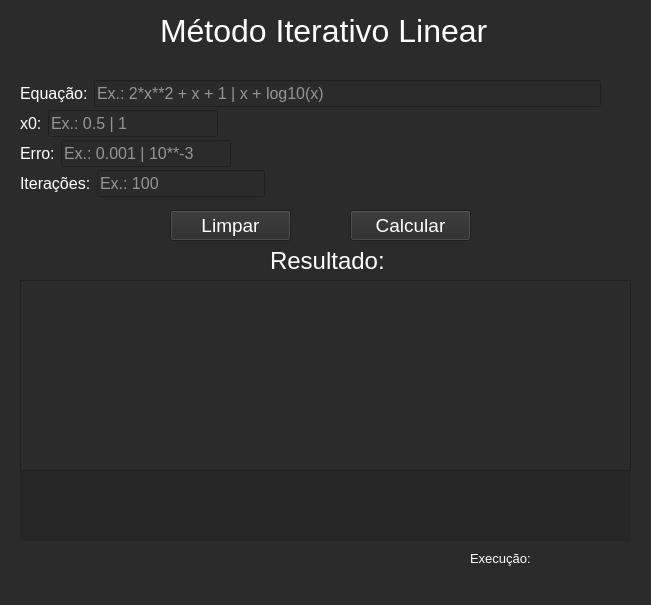
<?xml version="1.0" encoding="UTF-8"?>
<ui version="4.0">
 <class>MainWindow</class>
 <widget class="QMainWindow" name="MainWindow">
  <property name="geometry">
   <rect>
    <x>0</x>
    <y>0</y>
    <width>651</width>
    <height>605</height>
   </rect>
  </property>
  <property name="windowTitle">
   <string>MainWindow</string>
  </property>
  <property name="styleSheet">
   <string notr="true">background-color: rgb(43, 43, 43);</string>
  </property>
  <widget class="QWidget" name="centralwidget">
   <widget class="QLabel" name="label">
    <property name="geometry">
     <rect>
      <x>160</x>
      <y>0</y>
      <width>331</width>
      <height>61</height>
     </rect>
    </property>
    <property name="font">
     <font>
      <pointsize>24</pointsize>
     </font>
    </property>
    <property name="styleSheet">
     <string notr="true">color: rgb(255, 255, 255);</string>
    </property>
    <property name="text">
     <string>Método Iterativo Linear</string>
    </property>
   </widget>
   <widget class="QLabel" name="labelResult">
    <property name="geometry">
     <rect>
      <x>20</x>
      <y>470</y>
      <width>611</width>
      <height>71</height>
     </rect>
    </property>
    <property name="font">
     <font>
      <pointsize>16</pointsize>
     </font>
    </property>
    <property name="layoutDirection">
     <enum>Qt::LeftToRight</enum>
    </property>
    <property name="styleSheet">
     <string notr="true">color: rgb(255, 255, 255);
background-color: rgb(38, 38, 38);</string>
    </property>
    <property name="text">
     <string/>
    </property>
    <property name="alignment">
     <set>Qt::AlignCenter</set>
    </property>
   </widget>
   <widget class="QPushButton" name="but_calc">
    <property name="geometry">
     <rect>
      <x>350</x>
      <y>210</y>
      <width>121</width>
      <height>31</height>
     </rect>
    </property>
    <property name="font">
     <font>
      <pointsize>14</pointsize>
     </font>
    </property>
    <property name="styleSheet">
     <string notr="true">color: rgb(255, 255, 255);</string>
    </property>
    <property name="text">
     <string>Calcular</string>
    </property>
   </widget>
   <widget class="QTableWidget" name="tableWidget">
    <property name="geometry">
     <rect>
      <x>20</x>
      <y>280</y>
      <width>611</width>
      <height>191</height>
     </rect>
    </property>
    <property name="font">
     <font>
      <pointsize>12</pointsize>
     </font>
    </property>
    <property name="styleSheet">
     <string notr="true">color: rgb(255, 255, 255);
border-color: rgb(38, 38, 38);</string>
    </property>
   </widget>
   <widget class="QLabel" name="label_6">
    <property name="geometry">
     <rect>
      <x>270</x>
      <y>250</y>
      <width>131</width>
      <height>21</height>
     </rect>
    </property>
    <property name="font">
     <font>
      <pointsize>18</pointsize>
     </font>
    </property>
    <property name="styleSheet">
     <string notr="true">color: rgb(255, 255, 255);</string>
    </property>
    <property name="text">
     <string>Resultado:</string>
    </property>
   </widget>
   <widget class="QPushButton" name="but_clear">
    <property name="geometry">
     <rect>
      <x>170</x>
      <y>210</y>
      <width>121</width>
      <height>31</height>
     </rect>
    </property>
    <property name="font">
     <font>
      <pointsize>14</pointsize>
     </font>
    </property>
    <property name="styleSheet">
     <string notr="true">color: rgb(255, 255, 255);</string>
    </property>
    <property name="text">
     <string>Limpar</string>
    </property>
   </widget>
   <widget class="QWidget" name="layoutWidget">
    <property name="geometry">
     <rect>
      <x>20</x>
      <y>110</y>
      <width>198</width>
      <height>27</height>
     </rect>
    </property>
    <layout class="QHBoxLayout" name="horizontalLayout">
     <item>
      <widget class="QLabel" name="label_3">
       <property name="font">
        <font>
         <pointsize>12</pointsize>
        </font>
       </property>
       <property name="styleSheet">
        <string notr="true">color: rgb(255, 255, 255);</string>
       </property>
       <property name="text">
        <string>x0:</string>
       </property>
      </widget>
     </item>
     <item>
      <widget class="QLineEdit" name="inp_x0">
       <property name="font">
        <font>
         <pointsize>12</pointsize>
        </font>
       </property>
       <property name="styleSheet">
        <string notr="true">color: rgb(255, 255, 255);</string>
       </property>
       <property name="placeholderText">
        <string>Ex.: 0.5 | 1</string>
       </property>
      </widget>
     </item>
    </layout>
   </widget>
   <widget class="QWidget" name="layoutWidget">
    <property name="geometry">
     <rect>
      <x>20</x>
      <y>140</y>
      <width>211</width>
      <height>27</height>
     </rect>
    </property>
    <layout class="QHBoxLayout" name="horizontalLayout_2">
     <item>
      <widget class="QLabel" name="label_4">
       <property name="font">
        <font>
         <pointsize>12</pointsize>
        </font>
       </property>
       <property name="styleSheet">
        <string notr="true">color: rgb(255, 255, 255);</string>
       </property>
       <property name="text">
        <string>Erro:</string>
       </property>
      </widget>
     </item>
     <item>
      <widget class="QLineEdit" name="inp_e">
       <property name="font">
        <font>
         <pointsize>12</pointsize>
        </font>
       </property>
       <property name="styleSheet">
        <string notr="true">color: rgb(255, 255, 255);</string>
       </property>
       <property name="text">
        <string/>
       </property>
       <property name="placeholderText">
        <string>Ex.: 0.001 | 10**-3</string>
       </property>
      </widget>
     </item>
    </layout>
   </widget>
   <widget class="QWidget" name="layoutWidget">
    <property name="geometry">
     <rect>
      <x>20</x>
      <y>170</y>
      <width>245</width>
      <height>27</height>
     </rect>
    </property>
    <layout class="QHBoxLayout" name="horizontalLayout_3">
     <item>
      <widget class="QLabel" name="label_5">
       <property name="font">
        <font>
         <pointsize>12</pointsize>
        </font>
       </property>
       <property name="styleSheet">
        <string notr="true">color: rgb(255, 255, 255);</string>
       </property>
       <property name="text">
        <string>Iterações:</string>
       </property>
      </widget>
     </item>
     <item>
      <widget class="QLineEdit" name="inp_N">
       <property name="font">
        <font>
         <pointsize>12</pointsize>
        </font>
       </property>
       <property name="styleSheet">
        <string notr="true">color: rgb(255, 255, 255);</string>
       </property>
       <property name="text">
        <string/>
       </property>
       <property name="placeholderText">
        <string>Ex.: 100</string>
       </property>
      </widget>
     </item>
    </layout>
   </widget>
   <widget class="QWidget" name="layoutWidget">
    <property name="geometry">
     <rect>
      <x>20</x>
      <y>80</y>
      <width>581</width>
      <height>27</height>
     </rect>
    </property>
    <layout class="QHBoxLayout" name="horizontalLayout_4">
     <item>
      <widget class="QLabel" name="label_2">
       <property name="font">
        <font>
         <pointsize>12</pointsize>
        </font>
       </property>
       <property name="styleSheet">
        <string notr="true">color: rgb(255, 255, 255);</string>
       </property>
       <property name="text">
        <string>Equação:</string>
       </property>
      </widget>
     </item>
     <item>
      <widget class="QLineEdit" name="inp_expr_MPF">
       <property name="font">
        <font>
         <pointsize>12</pointsize>
        </font>
       </property>
       <property name="styleSheet">
        <string notr="true">color: rgb(255, 255, 255);</string>
       </property>
       <property name="inputMask">
        <string/>
       </property>
       <property name="text">
        <string/>
       </property>
       <property name="placeholderText">
        <string>Ex.: 2*x**2 + x + 1 | x + log10(x)</string>
       </property>
      </widget>
     </item>
    </layout>
   </widget>
   <widget class="QLabel" name="label_7">
    <property name="geometry">
     <rect>
      <x>470</x>
      <y>550</y>
      <width>61</width>
      <height>16</height>
     </rect>
    </property>
    <property name="font">
     <font>
      <pointsize>10</pointsize>
     </font>
    </property>
    <property name="styleSheet">
     <string notr="true">color: rgb(255, 255, 255);</string>
    </property>
    <property name="text">
     <string>Execução:</string>
    </property>
   </widget>
   <widget class="QLabel" name="lblTempExib">
    <property name="geometry">
     <rect>
      <x>540</x>
      <y>550</y>
      <width>81</width>
      <height>16</height>
     </rect>
    </property>
    <property name="font">
     <font>
      <pointsize>10</pointsize>
     </font>
    </property>
    <property name="styleSheet">
     <string notr="true">color: rgb(255, 255, 255);</string>
    </property>
    <property name="text">
     <string/>
    </property>
   </widget>
  </widget>
  <widget class="QMenuBar" name="menubar">
   <property name="geometry">
    <rect>
     <x>0</x>
     <y>0</y>
     <width>651</width>
     <height>21</height>
    </rect>
   </property>
  </widget>
  <widget class="QStatusBar" name="statusbar"/>
 </widget>
 <resources/>
 <connections/>
</ui>
